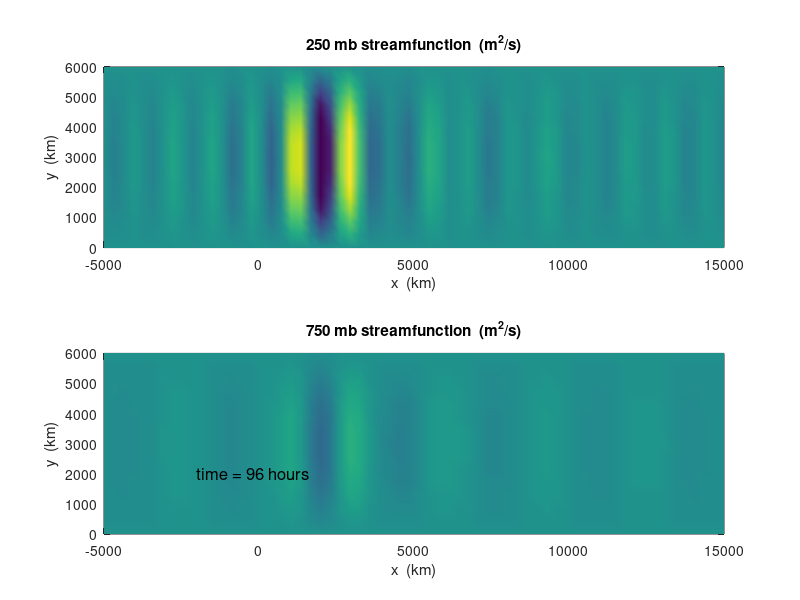

MATLAB code for this plot:
% MATLAB file:  twolayer_model_3B.m
% This program extends the transient growth of neutral
% waves in the two-level model given in twolayer_model_2B to case of
% compact initial disturbance in the upper level with  Fourier modes
% all of which are shorter than the critical wavelength for stability.
% Demonstrates downstream development.
% Meridional scale with wavenumber m is included.  
% Total Streamfunctions (mean plus wave ) for the upper and 
% lower levels are plotted for a disturbance that is initially
% confined entirely to the upper layer. 
% Zonal scale can be varied to examine stability cut-off.
% Geometry is a midlatitude f-plane  (beta neglected in this version).
% (Distances are in units of km).
clear all
close all
cor = 2*7.292e-5*sin(pi/4);
beta = 0;                   % beta effect neglected when this term zero
sigma = 2.0e-6 ;            % static stability parameter
dp = 50000;		            % pressure interval in Pa
lam2 = cor^2/(sigma*dp^2);
L = 1850;                   % input('zonal scale in km  ')
Lx = 20000;                 % zonal length of domain in km
k0 = 2*pi/(L*1000);         % lowest zonal wavenumber in units of 1/ m
m = pi/6.e6;		        % meridional wavenumber in 1/m
N = 64;                     % number of modes for Fourier transform
%  define the grid points on which fields are computed:
xx=linspace(-Lx/4,3*Lx/4,N);  % 60 gridpoints in x   
yy=linspace( 0,6000,15);      % 15 gridpoints in y
[x,y]=meshgrid(xx,yy);        % Sets matrix for grid system in x and y
dk = .05*k0;

psiM0 = 1.e6;
Um = 00;			          % mean zonal wind
UT = input(' input basic state thermal wind =  ' );
xm = Lx/6;  %initial location of upper level low

% NOTE that x and y are in km for convenience in graphing
t=0;
dt = 4*3600;                  % time interval in seconds

for j = 1:24
    psiM=zeros(size(x));
    psiT=zeros(size(x));
    for n=1:9
        k = k0*(1+.1*(n-5));
        Ks2 = k^2+m^2;
        mu = sqrt((-2*lam2+Ks2)./(Ks2+2*lam2));
        nu1 = k*Um + k*UT*mu;                   % mode 1
        
        
        psiM = psiM +psiM0.*exp(i*(k*x*1000-nu1*t));
        psiT =psiT +mu.*psiM0.*exp(i*(k*x*1000-nu1*t));
    end 
    
    t = + dt*j;
    figure(1)
    axis square
    set(gca,'NextPlot','replacechildren')
    hold off
    % psi1 and psi3 are plotted 
    psi1 = real(psiM+psiT);
    psi3 = real(psiM-psiT);
    
    psi1 = psi1.*sin(m*y*1.e3);
    psi3 = psi3.*sin(m*y*1.e3);
    subplot(2,1,1)
    pcolor(x,y,psi1), title('250 mb streamfunction  (m^2/s)')
    caxis([-1.e7 1.e7])
    xlabel('x  (km)'), ylabel('y  (km)');
    shading interp
    hold on
    subplot(2,1,2)
    pcolor(x,y,psi3), title('750 mb streamfunction  (m^2/s)')
    caxis([-1.e7 1.e7])
    xlabel('x  (km)'), ylabel('y  (km)')
    shading interp
    str1 = ['time = ' num2str(t/3600) ' hours'];
    text(-2000, 2000, str1,'Fontsize', 12)
    hold off
    
    H = gcf;
    M(:,j) = getframe(H);
end 
movie(H,M,2,4)
hold off

disp('to replay animation twice type:   movie(gcf,M,2,4)' )
